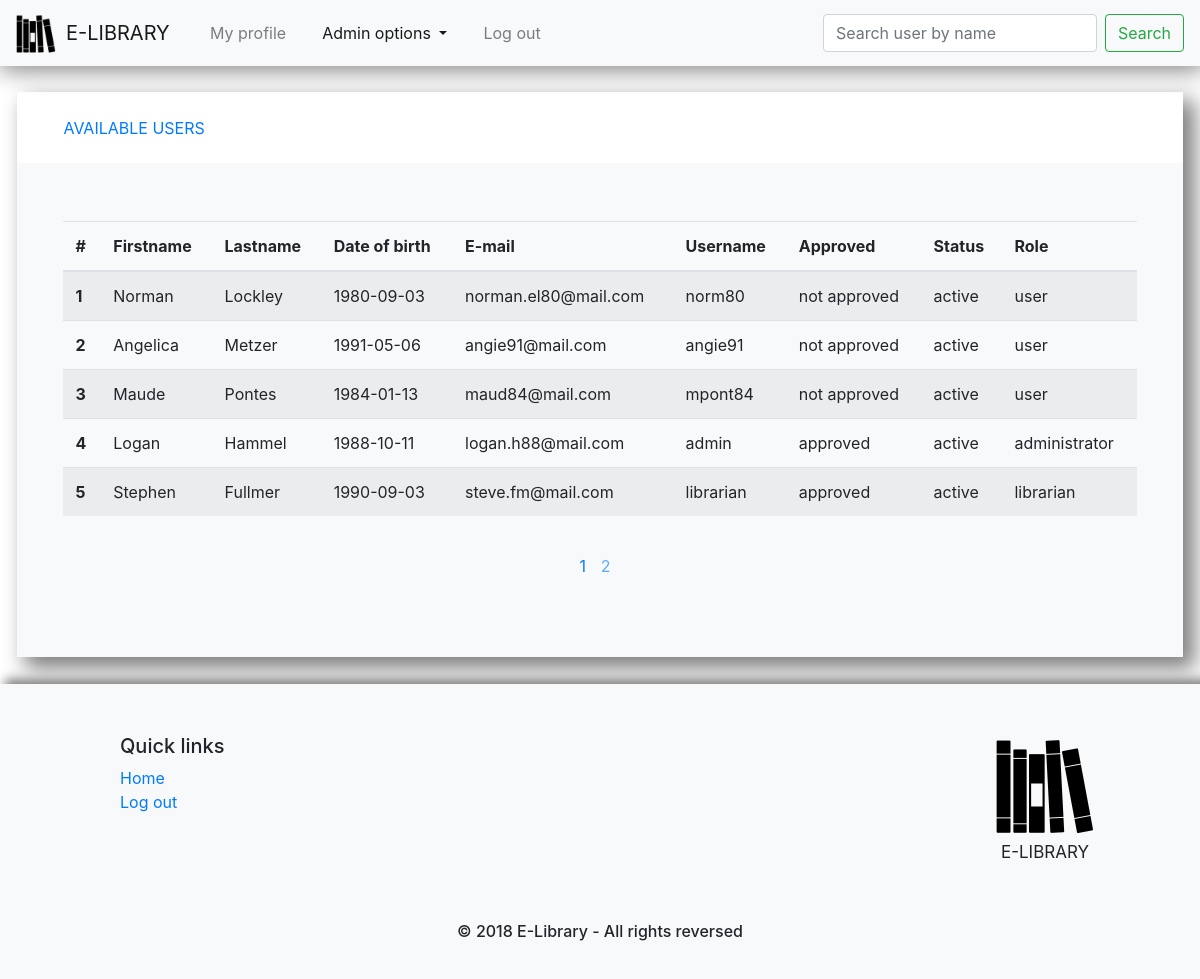
The app's page /interface/pages/user-management.php (signed in), older data.
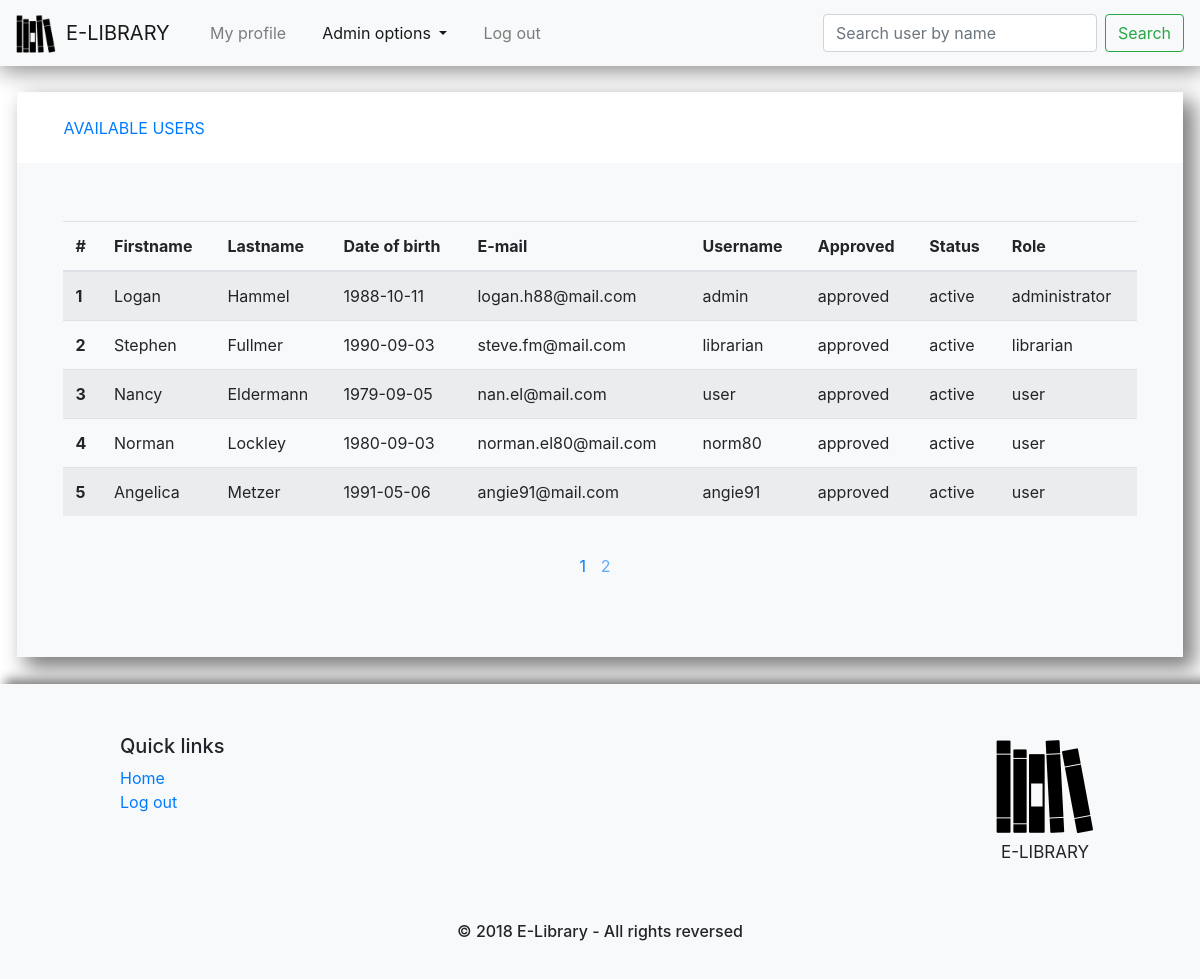
The same page, newer data.
### tables this page shows
CREATE TABLE `user` (
  `id_user` int(11) NOT NULL,
  `firstname` varchar(255) NOT NULL,
  `lastname` varchar(255) NOT NULL,
  `date_of_birth` date NOT NULL,
  `e_mail` varchar(50) NOT NULL,
  `username` varchar(20) NOT NULL,
  `password` varchar(255) NOT NULL,
  `approval` tinyint(4) NOT NULL DEFAULT '0',
  `status` tinyint(4) NOT NULL DEFAULT '1',
  `id_role` int(11) NOT NULL DEFAULT '0'
);

CREATE TABLE `role` (
  `id_role` int(11) NOT NULL,
  `role_title` varchar(255) NOT NULL
);

### data/data_access/userDAO.php (called while the page is built, shortened)
<?php
	require_once __DIR__.'/../../data/data_connect/connection.php';
	require_once __DIR__.'/../../data/data_access/roleDAO.php';
	require_once __DIR__.'/../../data/data_models/user.php';
	class userDAO extends connection implements query_interface{
		public function get_all(){
			$connection = $this->get_connection();
			$sql = "SELECT * FROM user";
			$statement = $connection->prepare($sql);
			$statement->execute();
			$results = $statement->get_result();
			$users = array();
			$roleDao = new roleDAO();
			if ($results->num_rows > 0) {
				while($row = $results->fetch_assoc()) {
					$role = $roleDao->get_by_id($row["id_role"]);
					$user = new user($row["firstname"],$row["lastname"],$row["date_of_birth"], $row["e_mail"],
					$row["username"],$row["password"],$row["approval"],$row["status"],$role);
					$user->set_id_user($row["id_user"]);
					array_push($users,$user);
				}
			}
			return $users;
		}
		public function get_by_username($username){
			$connection = $this->get_connection();
			$sql = "SELECT * FROM user WHERE username = ? ";
			$statement = $connection->prepare($sql);
			$statement->bind_param("s",$username);
			$statement->execute();
			$result = $statement->get_result();
			$roleDao = new roleDAO();
			if ($result->num_rows == 1) {
				$row = $result->fetch_assoc();
				$role = $roleDao->get_by_id($row["id_role"]);
				$user = new user($row["firstname"],$row["lastname"],$row["date_of_birth"], $row["e_mail"],
					$row["username"],$row["password"],$row["approval"],$row["status"],$role);
				$user->set_id_user($row["id_user"]);
				return $user;
			}
			return null;
		}
		public function get_in_range($from, $limit){
			$connection = $this->get_connection();
			$sql = "SELECT * FROM user ORDER BY approval,status LIMIT ?,?";
			$statement = $connection->prepare($sql);
			$statement->bind_param("ii", $from, $limit);
			$statement->execute();
			$results = $statement->get_result();
			$users = array();
			$roleDao = new roleDAO();
			if ($results->num_rows > 0) {
				while($row = $results->fetch_assoc()) {
					$role = $roleDao->get_by_id($row["id_role"]);
					$user = new user($row["firstname"],$row["lastname"],$row["date_of_birth"], $row["e_mail"],
					$row["username"],$row["password"],$row["approval"],$row["status"],$role);
					$user->set_id_user($row["id_user"]);
					array_push($users,$user);
				}
			}
			return $users;
		}
	}
?>

### data/data_access/roleDAO.php (called while the page is built, shortened)
<?php
	require_once __DIR__.'/../../data/data_connect/connection.php';
	require_once __DIR__.'/../../data/data_models/role.php';
	class roleDAO extends connection implements query_interface{
		public function get_by_id($id){
			$connection = $this->get_connection();
			$sql = "SELECT * FROM role WHERE id_role = ? ";
			$statement = $connection->prepare($sql);
			$statement->bind_param("i",$id);
			$statement->execute();
			$result = $statement->get_result();
			if ($result->num_rows == 1) {
				$row = $result->fetch_assoc();
				$role = new role($row["role_title"]);
				$role->set_id_role($row["id_role"]);
				return $role;
			}
			return null;
		}
	}
?>

### data/data_connect/connection.php (called while the page is built, shortened)
<?php
	class connection {
		public function get_connection(){
			$this->_connection = mysqli_connect("localhost", "root", "", "library");
			return $this->_connection;
		}
	}
?>

### data/data_models/user.php (called while the page is built, shortened)
<?php
	class user {
		protected $_id_user;
		protected $_firstname;
		protected $_lastname;
		protected $_date_of_birth;
		protected $_e_mail;
		protected $_username;
		protected $_approval;
		protected $_status;
		protected $_role;
		public function __construct ($firstname, $lastname, $date_of_birth, $e_mail, $username, $password, $approval, $status, $role) {
			$this->_firstname = $firstname;
			$this->_lastname = $lastname;
			$this->_date_of_birth = $date_of_birth;
			$this->_e_mail = $e_mail;
			$this->_username = $username;
			$this->_approval = $approval;
			$this->_status = $status;
			$this->_role = $role;
    		}
   		public function set_id_user($id_user) {
			$this->_id_user = $id_user;
		}
   		public function get_id_user() {
			return $this->_id_user;
		}
   		public function get_firstname() {
			return $this->_firstname;
		}
   		public function get_lastname() {
			return $this->_lastname;
		}
   		public function get_date_of_birth() {
			return $this->_date_of_birth;
		}
		public function get_e_mail() {
			return $this->_e_mail;
		}
		public function get_username() {
			return $this->_username;
		}
		public function get_approval() {
			return $this->_approval;
		}
		public function get_status() {
			return $this->_status;
		}
		public function get_role() {
			return $this->_role;
		}
	}
?>

### data/data_models/role.php (called while the page is built, shortened)
<?php
	class role {
		protected $_role_title;
		public function __construct ($role_title) {
			$this->_role_title = $role_title;
    		}
   		public function get_role_title() {
			return $this->_role_title;
		}
	}
?>

### data/data_helpers/helpers.php (called while the page is built, shortened)
<?php
	include_once __DIR__.'/../data_access/userDAO.php';
	class helpers{
		public function get_approval_text($approval){
			return $approval ? "approved" : "not approved";
		}
		public function get_status_text($status){
			return $status ? "active" : "deactivated";
		}
	}
?>

### interface/pages/user-management.php (the view, shortened to what the changed rows need)
<?php
	require_once __DIR__.'/../../data/data_access/roleDAO.php';
	require_once __DIR__.'/../../data/data_access/userDAO.php';
	require_once __DIR__.'/../../data/data_controllers/user_management_controller.php';
	$userDao = new userDAO();
	$this_user = $userDao->get_by_username($_SESSION["username"]);
	$helper = new helpers();
	$id = 1;
	$max_records = 5;
	if(isset($_GET["page"])){
		$page_number = $_GET["page"];
		$from = ($page_number*$max_records)-$max_records;
	}
	else{
		$from = 0;
	}
	if(isset($_GET["search"])){
		$users = $userDao->get_by_param_in_range($_GET["search-input"],$from,$max_records);
		$users_count = $userDao->count_by_param($_GET["search-input"]);
	}
	else{
		$users = $userDao->get_all();
		$users_count = count($users);
		$users = $userDao->get_in_range($from,$max_records);
	}
	$pages_count = ceil($users_count/$max_records);
?>
<!DOCTYPE HTML>
<html>
	<head>
		<link rel="stylesheet" href="../styles/css/bootstrap.min.css" />
		<link rel="stylesheet" href="../styles/bootstrap-nav-fix.css" />
		<link rel="stylesheet" href="../styles/bootstrap-form-fix.css" />
		<link rel="stylesheet" href="../styles/bootstrap-table-fix.css" />
		<link rel="stylesheet" href="../styles/modal.css" />
		<link rel="stylesheet" href="../styles/page.css" />
		<link rel="stylesheet" href="../styles/footer.css" />
	</head>
	<body>
	<div class="page-body-wrap">
		<div class="page-body">
			<div id="views">
				<div id="tab1-view" >
					<div id="datagrid" class="table-container">
						<table id="table" class="table table-striped">
							<thead>
								<tr>
									<th scope="col">#</th>
									<th scope="col">Firstname</th>
									<th scope="col">Lastname</th>
									<th scope="col">Date of birth</th>
									<th scope="col">E-mail</th>
									<th scope="col">Username</th>
									<th scope="col">Approved</th>
									<th scope="col">Status</th>
									<th scope="col">Role</th>
								</tr>
							</thead>
							<tbody>
								<?php foreach($users as $user){
								?>
									<tr id="<?php echo $user->get_id_user(); ?>" data-toggle="modal" data-target="#userEditModal" onclick="setModalValues('userEditModal',this,'<?php echo $this_user->get_username(); ?>','<?php echo $this_user->get_role()->get_role_title(); ?>');">
										<th scope="row"><?php echo $id?></th>
										<td><?php echo $user->get_firstname(); ?></td>
										<td><?php echo $user->get_lastname(); ?></td>
										<td><?php echo $user->get_date_of_birth(); ?></td>
										<td><?php echo $user->get_e_mail(); ?></td>
										<td><?php echo $user->get_username(); ?></td>
										<td><?php echo $helper->get_approval_text($user->get_approval()); ?></td>
										<td><?php echo $helper->get_status_text($user->get_status()); ?></td>
										<td><?php echo $user->get_role()->get_role_title(); ?></td>
									</tr>
								<?php	$id = $id + 1;
								}
								?>
							</tbody>
						</table>
						<div id="table-nums" class="table-nums"><?php
							$i = 1;
							echo "<span>";
							while($i <= $pages_count){
								echo "<a id='a".$i."' ";
								if(isset($_GET["page"])){
									if($i==$_GET["page"]){
										echo "class=page-active" ;
									}
								}
								else{
									if($i==1){
										echo "class=page-active";
									}
									else{
										echo "class=page";
									}
								}
								if(!isset($_GET["search"])){
									echo " onclick=mark_page_as_active('table-nums',this);change_page('user-management.php',{$i},null,null);";
								}
								else{
									echo " onclick=mark_page_as_active('table-nums',this);change_page('user-management.php',{$i},'{$_GET["search-input"]}','search');";
								}
								echo ' href="javascript:void(0);">'.$i;
								$i = $i+1; ?>
								</a><?php
							}
							?>
							</span>
						</div>
					</div>
				</div>
			</div>
		</div>
	</div>
</body>
</html>

Row changes from the older to the newer data that the page shows:
no longer on this page (row edited): user: firstname "Maude", lastname "Pontes", date_of_birth "1984-01-13", e_mail "maud84@mail.com", username "mpont84", approval "not approved", status "active", id_role.role_title "user"
shown differently, row unchanged: user "Logan": moves up the list
shown differently, row unchanged: user "Stephen": moves up the list
now on this page (row unchanged): user: firstname "Nancy", lastname "Eldermann", date_of_birth "1979-09-05", e_mail "nan.el@mail.com", username "user", approval "approved", status "active", id_role.role_title "user"
changed user "Norman": approval "not approved" → "approved"
changed user "Angelica": approval "not approved" → "approved"
